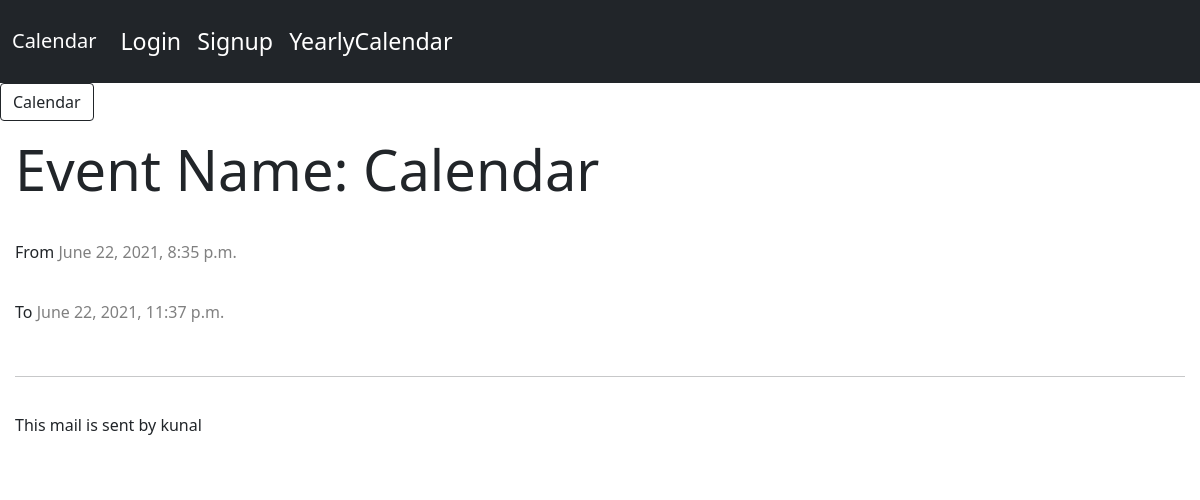
/event_detail/5/, run on the app's committed database.
### app/models.py (models this page shows, shortened)
class Event(models.Model):
    user = models.ForeignKey(User, on_delete=models.CASCADE)
    title = models.CharField(max_length=200)
    description = models.TextField()
    start_time = models.DateTimeField()
    end_time = models.DateTimeField()

### app/views.py (the view)
# urls.py: path('event_detail/<int:event_id>/', views.event_details, name='event_detail'),
def event_details(request, event_id):
    event = Event.objects.get(id=event_id)
    context = {
        'event': event,
    }
    return render(request, 'event_detail.html', context)

### templates/event_detail.html
{% extends 'base.html' %}
{% load static %}
{% block content %}
<a class="btn btn-outline-dark" href="{% url 'app:calendar' %}"> Calendar </a>
<div class="clearfix">
        <h1 class="display-4">Event Name: {{ event.title }}</h1><br>
        <p>From <span style="color: gray;">{{ event.start_time }}</span></p>
        <p> To <span style="color: gray;">{{ event.end_time }}</span></p>
        <hr>
        <p>{{ event.description }}</p>
    </div>
{% endblock %}

### static/css/style.css (style rules this page uses)
.btn { outline: none; color: black; background-color: transparent; box-shadow: 0 0 0 0; }
.clearfix { margin: 15px; display: grid; grid-template-columns: auto;; grid-template-rows: 40px; grid-gap: 20px }
a { color: #17a2b8; }

### data on the page
Event: title "Calendar", start_time "June 22, 2021, 8:35 p.m.", end_time "June 22, 2021, 11:37 p.m.", description "This mail is sent by kunal"
